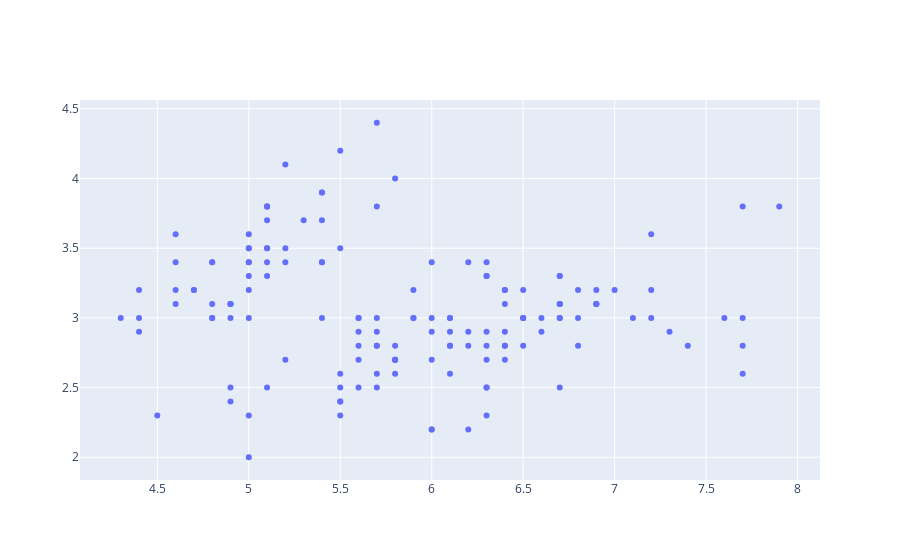

The code cell stored with this chart in its notebook:
### Code cell
fig = go.Figure()
fig.add_trace(
    go.Scatter(x=df_iris['sepal_length'],y=df_iris['sepal_width'],mode='markers',text=df_iris['sepal_width'])
)

### Figure 1 — Plotly figure (JSON) as saved in the notebook; plotly's stock layout.template omitted (floating-point values rounded to 4 significant figures; data arrays with more than 128 entries replaced by an {"elided": "..."} marker saying what was removed)
{"data": [{"mode": "markers", "text": {"elided": "150 float values"}, "type": "scatter", "x": {"elided": "150 float values"}, "y": {"elided": "150 float values"}}], "layout": {}}
